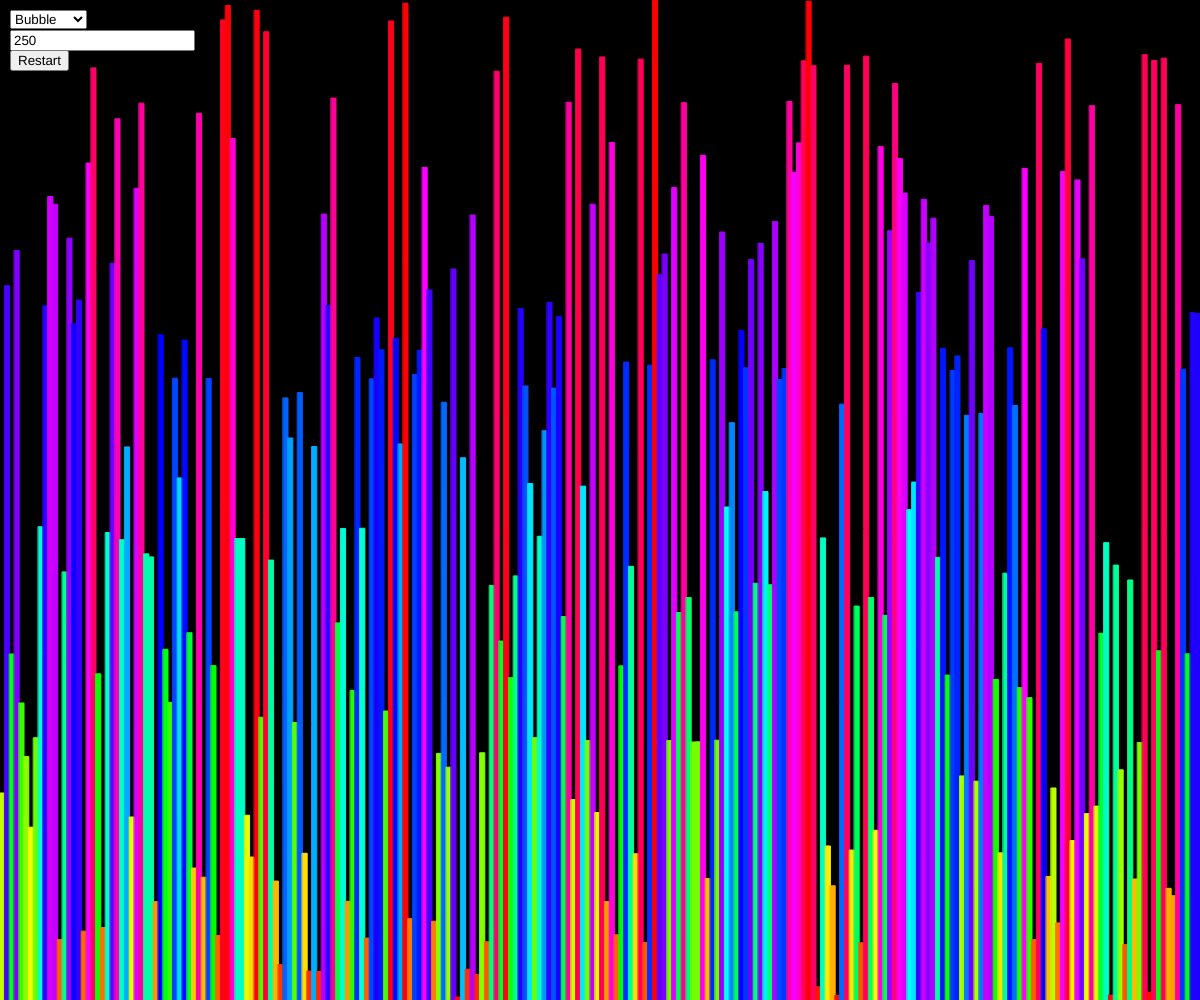
Frame 1 (no input)
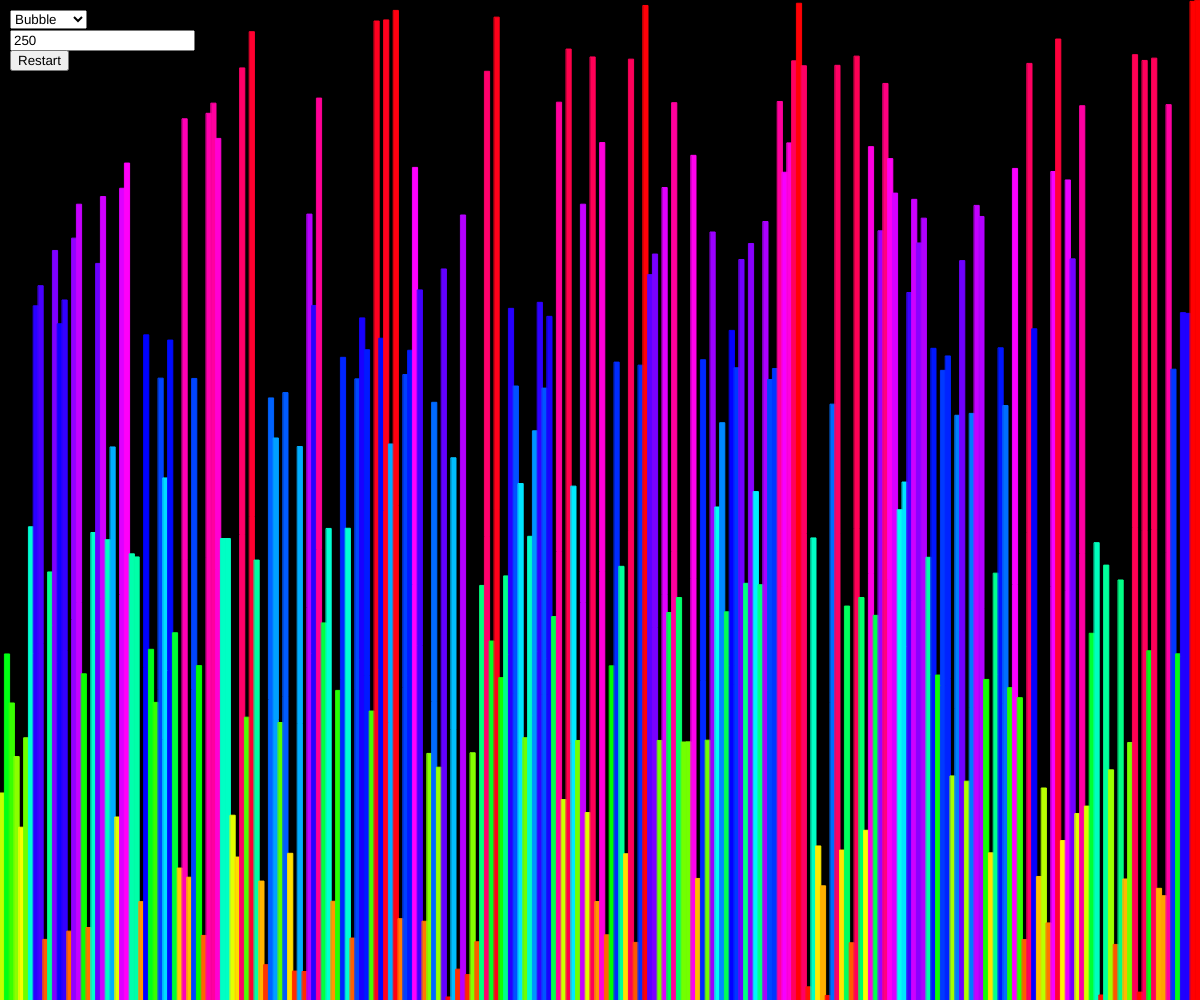
Frame 60 (no input)
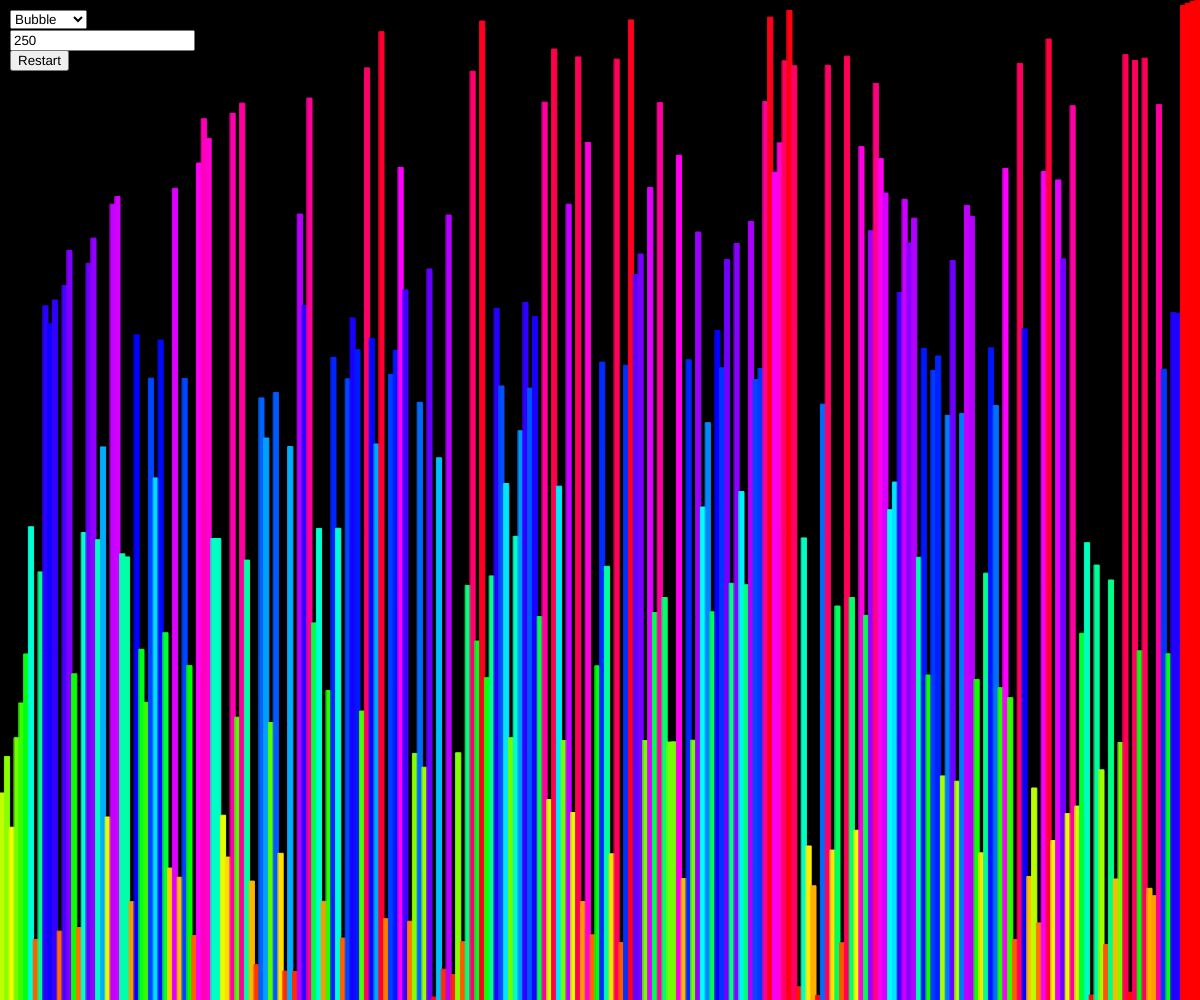
Frame 120 (the mouse pressed at the canvas centre since frame 60)

The p5.js sketch that drew these frames (run headless with seeded random() and noise() and a simulated clock; from frame 60 on, the mouse is pressed at the canvas centre):

// p5.js sketch
// ── sketch.js
let values = [];
let loops;
let swaps;
let cycles = 1;
let bars = 250;
let selector, inpNum;
let button;
let sorted = false;


function setup() {
	selector = createSelect();
	selector.position(10, 10);
	selector.option('Bubble');
	selector.option('Selection');

	inpNum = createInput('250');
	inpNum.position(10, 30);
	inpNum.input(function () {
		bars = inpNum.value();
		resetArray();
	});

	button = createButton('Restart');
	button.position(10, 50);
	button.mousePressed(resetArray);

	createCanvas(windowWidth, windowHeight);
	colorMode(HSB, height);
	resetArray();
}

function draw() {
	background(0);

	if (!sorted) {
		switch (selector.value()) {
			case 'Bubble':
				bubbleSort();
				break;
			case 'Selection':
				selectionSort();
				break;
	
			default:
				bubbleSort();
				break;
		}
	} else {
		console.log("done sorting!");
		noLoop();
	}

	for (i = 0; i < values.length; i++) {
		let col = color(values[i], height, height);
		let location = map(i, 0, values.length, 0, width);
				stroke(col);
				fill(col);
                colorMode(HSB, height);
                rect(location, height - values[i], width / bars, height);
		}
		

	}


swap = function (arr, a, b) {
	let temp = arr[a];
	arr[a] = arr[b];
	arr[b] = temp;
}

bubbleSort = function () {
	if (swaps < values.length - loops - 1) {

		if (bars >= 50) cycles = 10;
		else if (bars >= 200) cycles = 50;
		else if (bars >= 500) cycles = 100;

		for (i = 0; i < cycles; i++) {
			let a = values[swaps];
			let b = values[swaps + 1];
			if (a > b) {
				swap(values, swaps, swaps + 1);
			}
			swaps++;
		}
	} else {
		swaps = 0;
		loops++;
	}
	if (loops == values.length) sorted = true;
}

selectionSort = function () {
	for (j = 0; j < values.length - loops - 1; j++) {
		let a = values[j];
		let b = values[j + 1];
		if (a > b) {
			swap(values, j, j + 1);
		}
	}
	if (loops == values.length) sorted = true;
}


resetArray = function () {
	console.log('resetting')
	values = [];
	for (i = 0; i < bars; i++) {
		values[i] = random(height);
	}
	loops = 0;
	swaps = 0;
	sorted = false;
	loop();
}
